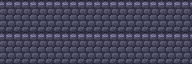

Rendered tile map (Tiled .tmx) drawn with the repository's tilesets; below, a short description and the map source with its tile grids summarised:
An orthogonal 6x2 tile map with 32x32 px tiles, 1 tile layer (Livello tile 1).

<map version="1.10" tiledversion="1.11.2" orientation="orthogonal" renderorder="right-down" width="6" height="2" tilewidth="32" tileheight="32" infinite="0" nextlayerid="2" nextobjectid="1">
 <tileset firstgid="1" source="../tilesets/final_wall.tsx" />
 <layer id="1" name="Livello tile 1" width="6" height="2">
  <data>[12 cells, 12 non-empty, 1 distinct tile ids]</data>
 </layer>
</map>
